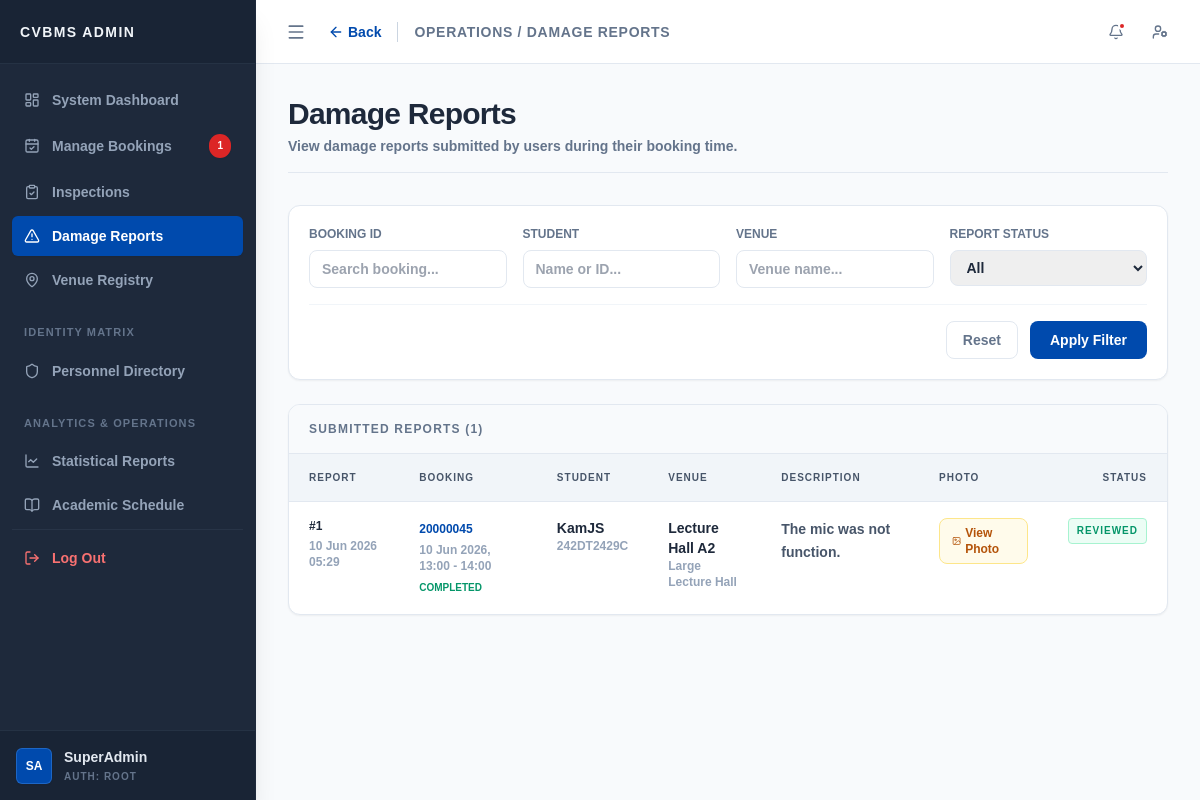
/admin/damage_reports.php (signed in), run on the app's committed database.
### tables this page shows
CREATE TABLE `damage_report` (
  `report_id` int(11) NOT NULL,
  `bid` int(10) UNSIGNED NOT NULL,
  `uid` varchar(15) NOT NULL,
  `vid` varchar(10) NOT NULL,
  `damage_description` text NOT NULL,
  `damage_photo` varchar(255) DEFAULT NULL,
  `report_status` enum('submitted','reviewed') DEFAULT 'submitted',
  `admin_remark` text DEFAULT NULL,
  `created_at` timestamp NOT NULL DEFAULT current_timestamp()
);

CREATE TABLE `booking` (
  `bid` int(10) UNSIGNED NOT NULL,
  `uid` varchar(15) NOT NULL,
  `vid` varchar(10) NOT NULL,
  `date_booked` date NOT NULL,
  `time_start` time NOT NULL,
  `time_end` time NOT NULL,
  `status` enum('pending','approved','rejected','completed','cancelled') NOT NULL DEFAULT 'pending',
  `payment_status` enum('unpaid','paid','refunded') NOT NULL DEFAULT 'unpaid',
  `payment_method` varchar(30) DEFAULT NULL,
  `payment_due_at` datetime DEFAULT NULL,
  `cancelled_at` datetime DEFAULT NULL,
  `cancel_reason` varchar(255) DEFAULT NULL,
  `transaction_ref` varchar(50) DEFAULT NULL,
  `paid_at` datetime DEFAULT NULL,
  `purpose` varchar(100) NOT NULL,
  `aid` int(10) UNSIGNED DEFAULT NULL,
  `approve_date` datetime DEFAULT NULL,
  `created_at` timestamp NOT NULL DEFAULT current_timestamp()
);

CREATE TABLE `user` (
  `uid` varchar(15) NOT NULL,
  `username` varchar(50) NOT NULL,
  `email` varchar(100) NOT NULL,
  `password` varchar(255) NOT NULL,
  `phone_num` varchar(20) NOT NULL,
  `profile_pic` varchar(255) NOT NULL DEFAULT '',
  `outstanding_debt` decimal(10,2) UNSIGNED NOT NULL DEFAULT 0.00,
  `account_status` enum('active','restricted') NOT NULL DEFAULT 'active',
  `created_at` timestamp NOT NULL DEFAULT current_timestamp()
);

CREATE TABLE `venue` (
  `vid` varchar(10) NOT NULL,
  `vname` varchar(100) NOT NULL,
  `vcid` int(11) NOT NULL,
  `max_cap` int(10) UNSIGNED NOT NULL,
  `deposit` decimal(10,2) UNSIGNED NOT NULL,
  `status` enum('available','maintenance','closed') NOT NULL DEFAULT 'available',
  `description` text NOT NULL
);

CREATE TABLE `vcategory` (
  `vcid` int(11) NOT NULL,
  `category` varchar(50) NOT NULL,
  `description` text NOT NULL
);

### admin/damage_reports.php (the view, shortened to what this page needs)
<?php
require_once __DIR__ . '/../config/db.php';
$filter_bid = trim($_GET['f_bid'] ?? '');
$filter_student = trim($_GET['f_student'] ?? '');
$filter_venue = trim($_GET['f_venue'] ?? '');
$sql = "
    SELECT
        dr.report_id,
        dr.bid,
        dr.uid,
        u.username,
        dr.vid,
        v.vname,
        vc.category AS venue_category,
        dr.damage_description,
        dr.damage_photo,
        dr.report_status,
        dr.admin_remark,
        dr.created_at,
        b.date_booked,
        b.time_start,
        b.time_end,
        b.status AS booking_status
    FROM damage_report dr
    JOIN booking b ON dr.bid = b.bid
    JOIN user u ON dr.uid = u.uid
    JOIN venue v ON dr.vid = v.vid
    JOIN vcategory vc ON v.vcid = vc.vcid
    WHERE 1=1
";
$sql .= " ORDER BY dr.created_at DESC";
$stmt = $conn->prepare($sql);
$stmt->execute();
$result = $stmt->get_result();
$reports = [];
while ($row = $result->fetch_assoc())
{
    $reports[] = $row;
}
$current_role = $_SESSION['role'] ?? '';
$back_url = ($current_role === 'staff') ? 'inspections.php' : 'dashboard.php';
$can_resolve_damage = ($current_role !== 'staff');
$topbar_content = '
<div class="flex items-center">
    <a href="' . $back_url . '" class="text-sm font-bold text-[#004aad] hover:text-[#003882] flex items-center mr-4 transition-colors">
        <i data-lucide="arrow-left" class="w-4 h-4 mr-1"></i> Back
    </a>
    <h2 class="text-sm font-bold text-slate-500 uppercase tracking-wider border-l border-slate-300 pl-4">Operations / Damage Reports</h2>
</div>';
?>
<form method="GET" class="bg-white border border-slate-200 rounded-xl shadow-sm p-5 mb-6">
    <div class="grid grid-cols-1 md:grid-cols-4 gap-4">
        <div>
            <label class="block text-xs font-black text-slate-500 uppercase mb-2">Booking ID</label>
            <input type="text" name="f_bid" value="<?php echo htmlspecialchars($filter_bid); ?>" class="w-full px-3 py-2 border border-slate-200 rounded-lg text-sm focus:outline-none focus:ring-2 focus:ring-[#004aad]" placeholder="Search booking...">
        </div>
        <div>
            <label class="block text-xs font-black text-slate-500 uppercase mb-2">Student</label>
            <input type="text" name="f_student" value="<?php echo htmlspecialchars($filter_student); ?>" class="w-full px-3 py-2 border border-slate-200 rounded-lg text-sm focus:outline-none focus:ring-2 focus:ring-[#004aad]" placeholder="Name or ID...">
        </div>
        <div>
            <label class="block text-xs font-black text-slate-500 uppercase mb-2">Venue</label>
            <input type="text" name="f_venue" value="<?php echo htmlspecialchars($filter_venue); ?>" class="w-full px-3 py-2 border border-slate-200 rounded-lg text-sm focus:outline-none focus:ring-2 focus:ring-[#004aad]" placeholder="Venue name...">
        </div>
        <div>
            <label class="block text-xs font-black text-slate-500 uppercase mb-2">Report Status</label>
            <select name="f_status" class="w-full px-3 py-2 border border-slate-200 rounded-lg text-sm focus:outline-none focus:ring-2 focus:ring-[#004aad]">
                <option value="">All</option>
            </select>
        </div>
    </div>
    <div class="flex justify-end gap-3 mt-4 pt-4 border-t border-slate-100">
        <a href="damage_reports.php" class="px-4 py-2 text-sm font-bold text-slate-500 bg-white border border-slate-200 rounded-lg hover:bg-slate-50">Reset</a>
        <button type="submit" class="px-5 py-2 text-sm font-bold text-white bg-[#004aad] rounded-lg hover:bg-[#003882]">Apply Filter</button>
    </div>
</form>
<div class="bg-white border border-slate-200 rounded-xl shadow-sm overflow-hidden">
    <div class="px-5 py-4 border-b border-slate-200 bg-slate-50 flex justify-between items-center">
        <h3 class="text-xs font-black text-slate-500 uppercase tracking-widest">Submitted Reports (<?php echo count($reports); ?>)</h3>
    </div>
    <div class="overflow-x-auto">
        <table class="w-full text-left border-collapse">
            <thead>
                <tr class="bg-slate-100 text-slate-600 text-[10px] font-black uppercase tracking-widest">
                    <th class="px-5 py-4 border-b border-slate-200">Report</th>
                    <th class="px-5 py-4 border-b border-slate-200">Booking</th>
                    <th class="px-5 py-4 border-b border-slate-200">Student</th>
                    <th class="px-5 py-4 border-b border-slate-200">Venue</th>
                    <th class="px-5 py-4 border-b border-slate-200">Description</th>
                    <th class="px-5 py-4 border-b border-slate-200">Photo</th>
                    <th class="px-5 py-4 border-b border-slate-200 text-right">Status</th>
                </tr>
            </thead>
            <tbody class="text-sm text-slate-700 divide-y divide-slate-100">
                <?php foreach ($reports as $report): ?>
                    <tr class="hover:bg-slate-50 align-top">
                        <td class="px-5 py-4">
                            <div class="font-mono text-xs font-black text-slate-800">#<?php echo htmlspecialchars($report['report_id']); ?></div>
                            <div class="text-xs text-slate-400 mt-1"><?php echo date('d M Y H:i', strtotime($report['created_at'])); ?></div>
                        </td>
                        <td class="px-5 py-4">
                            <a href="process_flow.php?bid=<?php echo urlencode($report['bid']); ?>" class="font-mono text-xs font-black text-[#004aad] hover:underline">
                                <?php echo htmlspecialchars($report['bid']); ?>
                            </a>
                            <div class="text-xs text-slate-400 mt-1">
                                <?php echo date('d M Y', strtotime($report['date_booked'])); ?>,
                                <?php echo substr($report['time_start'], 0, 5); ?> - <?php echo substr($report['time_end'], 0, 5); ?>
                            </div>
                            <?php
                                $b_status_color = ($report['booking_status'] === 'cancelled') ? 'text-red-600' : 'text-emerald-600';
                            ?>
                            <div class="text-[10px] uppercase font-black <?php echo $b_status_color; ?> mt-1">
                                <?php echo htmlspecialchars($report['booking_status']); ?>
                            </div>
                        </td>
                        <td class="px-5 py-4">
                            <div class="font-bold text-slate-800"><?php echo htmlspecialchars($report['username']); ?></div>
                            <div class="font-mono text-xs text-slate-400"><?php echo htmlspecialchars($report['uid']); ?></div>
                        </td>
                        <td class="px-5 py-4">
                            <div class="font-bold text-slate-800"><?php echo htmlspecialchars($report['vname']); ?></div>
                            <div class="text-xs text-slate-400"><?php echo htmlspecialchars($report['venue_category']); ?></div>
                        </td>
                        <td class="px-5 py-4 max-w-md">
                            <p class="text-sm leading-relaxed text-slate-600 whitespace-pre-wrap"><?php echo htmlspecialchars($report['damage_description']); ?></p>
                        </td>
                        <td class="px-5 py-4">
                            <?php if (!empty($report['damage_photo'])): ?>
                                <a href="../uploads/damage_reports/<?php echo rawurlencode($report['damage_photo']); ?>" target="_blank" class="inline-flex items-center px-3 py-1.5 text-xs font-bold text-amber-700 bg-amber-50 border border-amber-200 rounded-lg hover:bg-amber-100">
                                    <i data-lucide="image" class="w-3 h-3 mr-1"></i> View Photo
                                </a>
                            <?php else: ?>
                                <span class="text-xs text-slate-400">No photo</span>
                            <?php endif; ?>
                        </td>
                        <td class="px-5 py-4 text-right">
                            <?php if ($report['report_status'] === 'submitted' && $can_resolve_damage): ?>
                                <form action="../actions/process_damage.php" method="POST" class="flex flex-col items-end gap-2">
                                    <input type="hidden" name="report_id" value="<?php echo htmlspecialchars($report['report_id']); ?>">
                                    <textarea name="admin_remark" placeholder="Enter remark (optional)..." class="w-48 px-2 py-1.5 text-xs border border-slate-200 rounded focus:outline-none focus:ring-1 focus:ring-[#004aad] resize-none" rows="2"></textarea>
                                    <button type="submit" class="px-3 py-1.5 text-xs font-bold text-white bg-[#004aad] hover:bg-[#003882] rounded shadow-sm transition-colors">
                                        Resolve & Acknowledge
                                    </button>
                                </form>
                            <?php elseif ($report['report_status'] === 'submitted'): ?>
                                <span class="px-2 py-0.5 border bg-amber-50 text-amber-700 border-amber-200 rounded text-[10px] font-black uppercase tracking-widest inline-block">
                                    SUBMITTED
                                </span>
                            <?php else: ?>
                                <span class="px-2 py-0.5 border bg-emerald-50 text-emerald-600 border-emerald-200 rounded text-[10px] font-black uppercase tracking-widest inline-block">
                                    REVIEWED
                                </span>
                            <?php endif; ?>
                        </td>
                    </tr>
                <?php endforeach; ?>
            </tbody>
        </table>
    </div>
</div>
<?php
include __DIR__ . '/../core/layout.php';
?>

### assets/css/admin_css.css (style rules this page uses)
:root { font-size: 100%; }
html, body, body *, button, input, select, textarea { font-family: "Century Gothic", CenturyGothic, "Century", "Century Schoolbook", Arial, sans-serif !important; font-weight: 700; }
:root { --fiori-bg: #ffffff; --fiori-blue: #004aad; --fiori-text: #334155; --fiori-label: #64748b; --fiori-border: #e2e8f0; --fiori-readonly-bg: #f8fafc; --fiori-input-focus: #004aad; --fiori-success: #059669; --fiori-error: #dc2626; }

### data on the page
damage_report: report_id "1", created_at "10 Jun 2026 05:29", bid "20000045", bid.date_booked "10 Jun 2026", bid.time_start "13:00", bid.time_end "14:00", bid.status "COMPLETED", uid.username "KamJS", uid "242DT2429C", vid.vname "Lecture Hall A2", vcategory.category "Large Lecture Hall", damage_description "The mic was not function.", report_status "REVIEWED"

### other printed values
$sidebar_brand_label "CVBMS ADMIN"
$pending_bookings_count "1"
$_SESSION['full_name'] "SuperAdmin"
$page_title "Damage Reports"
$page_description "View damage reports submitted by users during their booking time."
count($reports) "1"
